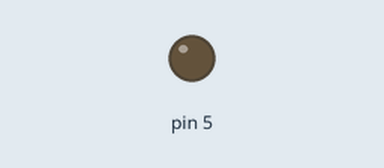
Recording of a sketch running on a simulated Arduino Uno, built with avr-gcc and run on an emulated ATmega328P. Parts: output pins drawn as LEDs (lit = HIGH).

Above: at 0.05 s.
At 2.0 s:
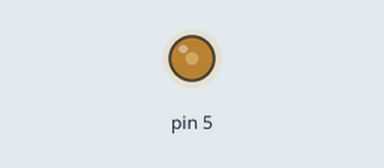
At 2.85 s:
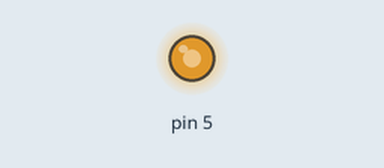
At 5.65 s:
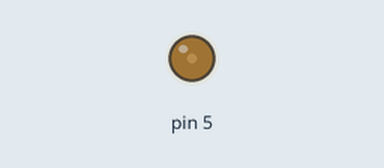
Timing chart, 0 to 8.0 s (numbered marks = the images above):
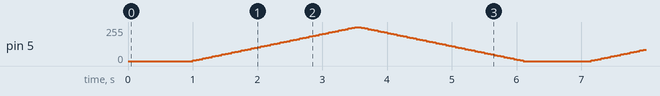

The sketch:

TimerPlusFader.ino
```cpp
/*

  Original Millis() timer by James Lewis
  Updates by Brian Barlow and Chris Gergler

  Set up fader for interval timing

  - = off
  ^ = brighten
  0 = hold
  v = darken
  Example of intention: for visualization
  -------^^^^000vvvv------------^^^^000vvvv--------
*/


class Fader
{
public:
  const int minPWM = 0;
  const int maxPWM = 255; // Edit this if needed

  //Time settings
  byte pin;
  unsigned long wait_time;
  unsigned long previous_millis=0;
  bool waiting = true;


    // Fade settings
    unsigned long fade_time;
    int fade_value = 0;
    byte fade_increment = 25;
    unsigned long fade_interval = 75; // Used
    bool fade_increasing = true; // Used

  unsigned long delta()
  {
    return millis()-previous_millis;
  }
  void reset(){
  previous_millis=millis();
  }


    Fader(byte p, unsigned int wt, unsigned int fi, byte inc){
      wait_time = wt; //Number of millisecnds to pass
      fade_interval = fi;
      fade_increment = inc;
      pin = p;
      previous_millis=millis();
    }

    void fade_tick()
    {
      if(fade_increasing == true){
      fade_value += fade_increment;
      }
      if(fade_increasing == false){
        fade_value -= fade_increment;
      }

      if(fade_value > maxPWM) {
        fade_value = maxPWM;
        fade_increasing = false;
      }
      if(fade_value < minPWM) {
        fade_value = minPWM;
        fade_increasing = true;
        waiting = true;
      }

    }


    void Fade() {
      if(!(delta() >= fade_interval)){ return;}
      fade_tick();
      reset();
      analogWrite(pin,fade_value);
    }

    void wait(unsigned long millis)
    {
      if(waiting==false) {
        //wait_bucket = 0;
        Fade();
        return; }

      //wait_bucket = (millis - previous_millis);
      if(delta() >= wait_time) {
        waiting=false;
      }
    }
};


// Pin, Wait Time, Fade steps, fade rate
Fader pin5(5, 1000, 50, 5);
Fader pin0(5,500,100,3);
///////////////////////////////////
void setup() {
  //

};

void loop() {
 pin5.wait(millis());
}
///////////////////////////////////
```
